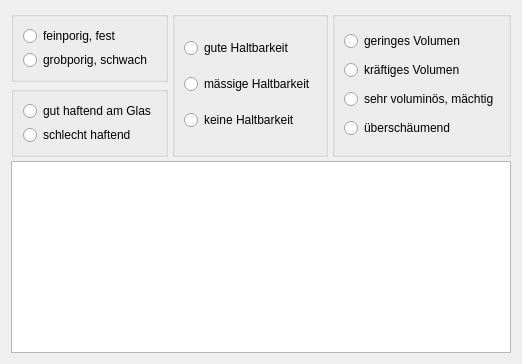
          <widget class="QWidget" name="tab_4">
           <attribute name="title">
            <string>Schaum</string>
           </attribute>
           <layout class="QVBoxLayout" name="verticalLayout_105">
            <property name="spacing">
             <number>4</number>
            </property>
            <item>
             <layout class="QHBoxLayout" name="horizontalLayout_154">
              <item>
               <layout class="QVBoxLayout" name="verticalLayout_104">
                <property name="spacing">
                 <number>4</number>
                </property>
                <item>
                 <widget class="QGroupBox" name="groupBox_35">
                  <layout class="QVBoxLayout" name="verticalLayout_100">
                   <property name="spacing">
                    <number>4</number>
                   </property>
                   <item>
                    <widget class="QRadioButton" name="rbSchaum_0">
                     <property name="text">
                      <string>feinporig, fest</string>
                     </property>
                    </widget>
                   </item>
                   <item>
                    <widget class="QRadioButton" name="rbSchaum_1">
                     <property name="text">
                      <string>grobporig, schwach</string>
                     </property>
                    </widget>
                   </item>
                  </layout>
                 </widget>
                </item>
                <item>
                 <widget class="QGroupBox" name="groupBox_36">
                  <layout class="QVBoxLayout" name="verticalLayout_101">
                   <property name="spacing">
                    <number>4</number>
                   </property>
                   <item>
                    <widget class="QRadioButton" name="rbSchaum_2">
                     <property name="text">
                      <string>gut haftend am Glas</string>
                     </property>
                    </widget>
                   </item>
                   <item>
                    <widget class="QRadioButton" name="rbSchaum_3">
                     <property name="text">
                      <string>schlecht haftend</string>
                     </property>
                    </widget>
                   </item>
                  </layout>
                 </widget>
                </item>
               </layout>
              </item>
              <item>
               <layout class="QVBoxLayout" name="verticalLayout_3">
                <item>
                 <widget class="QGroupBox" name="groupBox_38">
                  <layout class="QVBoxLayout" name="verticalLayout_103">
                   <property name="spacing">
                    <number>4</number>
                   </property>
                   <item>
                    <widget class="QRadioButton" name="rbSchaum_4">
                     <property name="text">
                      <string>gute Haltbarkeit</string>
                     </property>
                    </widget>
                   </item>
                   <item>
                    <widget class="QRadioButton" name="rbSchaum_5">
                     <property name="text">
                      <string>mässige Haltbarkeit</string>
                     </property>
                    </widget>
                   </item>
                   <item>
                    <widget class="QRadioButton" name="rbSchaum_6">
                     <property name="text">
                      <string>keine Haltbarkeit</string>
                     </property>
                    </widget>
                   </item>
                  </layout>
                 </widget>
                </item>
               </layout>
              </item>
              <item>
               <layout class="QVBoxLayout" name="verticalLayout_4">
                <item>
                 <widget class="QGroupBox" name="groupBox_37">
                  <layout class="QVBoxLayout" name="verticalLayout_102">
                   <property name="spacing">
                    <number>4</number>
                   </property>
                   <item>
                    <widget class="QRadioButton" name="rbSchaum_7">
                     <property name="text">
                      <string>geringes Volumen</string>
                     </property>
                    </widget>
                   </item>
                   <item>
                    <widget class="QRadioButton" name="rbSchaum_8">
                     <property name="text">
                      <string>kräftiges Volumen</string>
                     </property>
                    </widget>
                   </item>
                   <item>
                    <widget class="QRadioButton" name="rbSchaum_9">
                     <property name="text">
                      <string>sehr voluminös, mächtig</string>
                     </property>
                    </widget>
                   </item>
                   <item>
                    <widget class="QRadioButton" name="rbSchaum_10">
                     <property name="text">
                      <string>überschäumend</string>
                     </property>
                    </widget>
                   </item>
                  </layout>
                 </widget>
                </item>
               </layout>
              </item>
             </layout>
            </item>
            <item>
             <widget class="QTextEdit" name="tbSchaum">
              <property name="minimumSize">
               <size>
                <width>0</width>
                <height>20</height>
               </size>
              </property>
              <property name="toolTip">
               <string>&lt;html&gt;&lt;head/&gt;&lt;body&gt;&lt;p&gt;Hier ist Platz für frei formulierte &lt;span style=&quot; font-weight:600;&quot;&gt;Ausführungen&lt;/span&gt; zum Schaum.&lt;/p&gt;&lt;p&gt;Die Bewertung von Schaum orientiert sich oft anhand der Biersorte.&lt;/p&gt;&lt;p&gt;Beispielsweise haben Starkbiere in der Regel eine gute Schaumhaltbarkeit. Das eigentliche Trinkvergnügen bei einem Starkbier liegt aber im langsamen Schlürfen des Bieres, nicht im sich Durchtrinken durch den malzsüßen Schaum. Beim Pils wiederum ruft der Schaum besonders angenehme taktile Sensationen an Zunge und Gaumen hervor. &lt;/p&gt;&lt;/body&gt;&lt;/html&gt;</string>
              </property>
             </widget>
            </item>
           </layout>
          </widget>
